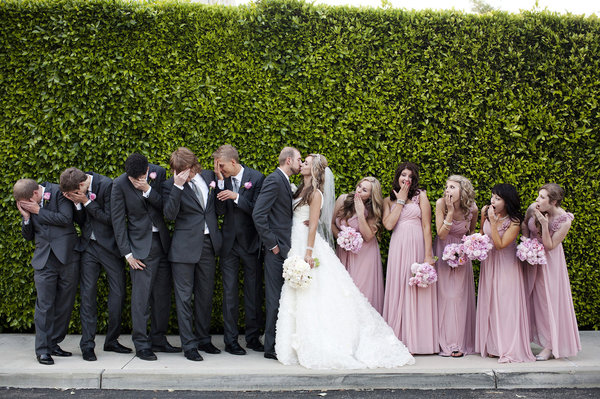
#> input picture images/party_pink.jpg, 600 x 399 px
$ python -i gui_range_selectors.py   (imports and definitions only)
#> lines starting #> are read from the running program, lines starting #| are printed output that depends on the picture
#> further down, picture is the input picture: shape (399, 600, 3); mean B, G, R 78.9, 101.2, 101
"""
util functions for cropping/color filtering labeled regions of interest
"""
import cv2
import numpy as np
import imutils


# [7 lines left out: function do_nothing, not called in this run]


def display_labeled_im(image, wait_key=300, label=''):
    """util func to write label on image then display

    :param image: image to put label on
    :param wait_key: value to pass to cv2.waitKey
    :param label: text to write on image before displaying
    :return:
    """
    cv2.putText(image, label, (10, 30), cv2.FONT_HERSHEY_SIMPLEX, 0.5, (0, 0, 255), 2)
    cv2.imshow(label, image)
    return cv2.waitKey(wait_key)


# [36 lines left out: function gui_cropper, not called in this run]


def gui_hsv_picker(image, label=''):
    """crude gui utility using sliders to find hsv color ranges

    :param image: input image to color filter
    :param label: label for color range of interest to crop (will display in gui)
    :return: hsv color range as tuple of tuples: (h, s, v), (uh, us, uv)
    """
#> called with label = ''
    resized = imutils.resize(image, width=500)
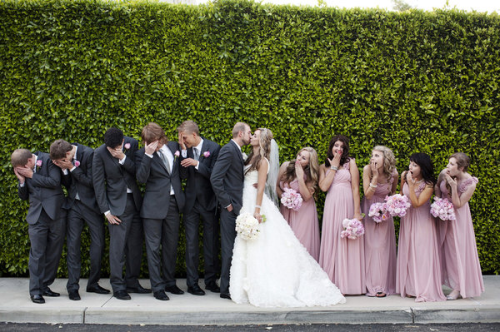
#> resized: shape (332, 500, 3); mean B, G, R 78.9, 101.2, 101
    hsv_og = cv2.cvtColor(resized, cv2.COLOR_BGR2HSV)
#> hsv_og: shape (332, 500, 3); mean H, S, V 71, 100.1, 108.1

    # h, s, v = 100, 100, 100

    # create track bars
    cv2.namedWindow(label, cv2.WINDOW_NORMAL)
    cv2.createTrackbar('low-h', label, 0, 179, do_nothing)
    cv2.createTrackbar('low-s', label, 0, 255, do_nothing)
    cv2.createTrackbar('low-v', label, 0, 255, do_nothing)
    cv2.createTrackbar('hi-h', label, 0, 179, do_nothing)
    cv2.createTrackbar('hi-s', label, 0, 255, do_nothing)
    cv2.createTrackbar('hi-v', label, 0, 255, do_nothing)

    while True:
        hsv_i = hsv_og[:]

        # get input values from sliders
        h = cv2.getTrackbarPos('low-h', label)
        s = cv2.getTrackbarPos('low-s', label)
        v = cv2.getTrackbarPos('low-v', label)
        uh = 179 - cv2.getTrackbarPos('hi-h', label)
        us = 255 - cv2.getTrackbarPos('hi-s', label)
        uv = 255 - cv2.getTrackbarPos('hi-v', label)

        # mask areas not in color range
        lower_thresh = np.array([h, s, v])
        upper_thresh = np.array([uh, us, uv])

        mask = cv2.inRange(hsv_i, lower_thresh, upper_thresh)
#> mask: shape (332, 500); every value is 255
        masked = cv2.bitwise_and(hsv_i, hsv_i, mask=mask)

        # write range to screen
        cv2.putText(masked,
                    'hsv({}, {}, {}) - hsv({}, {}, {})'.format(h, s, v, uh, us, uv),
                    (10, 30),
                    cv2.FONT_HERSHEY_SIMPLEX,
                    0.5,
                    (0, 0, 255),
                    2)
#> masked: shape (332, 500, 3); mean H, S, V 70.6, 98.5, 109.9

        # display masked results
        result = np.hstack((hsv_og, masked))
#> result: shape (332, 1000, 3); mean H, S, V 70.8, 99.3, 109
        result = cv2.cvtColor(result, cv2.COLOR_HSV2BGR)
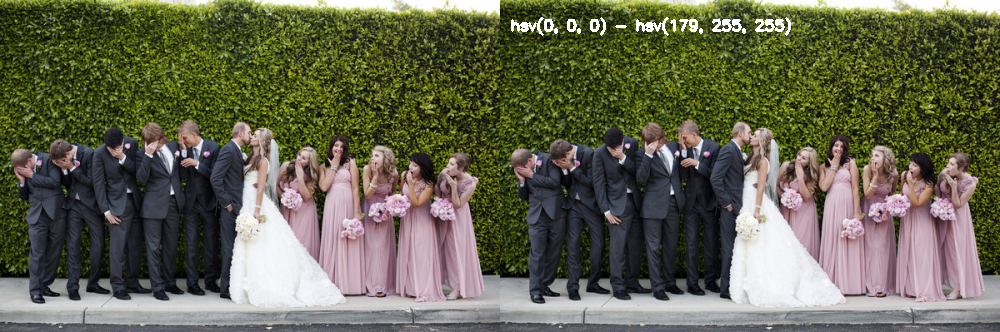
#> result: shape (332, 1000, 3); mean B, G, R 79.7, 101.9, 101.6

        key = display_labeled_im(result, label=label) & 0xFF
#> (key Esc is pressed here)
#> key = 27
        if key == 27:
            break

    cv2.destroyAllWindows()
    return (h, s, v), (uh, us, uv)

>>> import cv2
>>> picture = cv2.imread('../images/party_pink.jpg')
>>> result = gui_hsv_picker(picture)
#> result = ((0, 0, 0), (179, 255, 255))

$ run again, on images/party_yellow.jpg
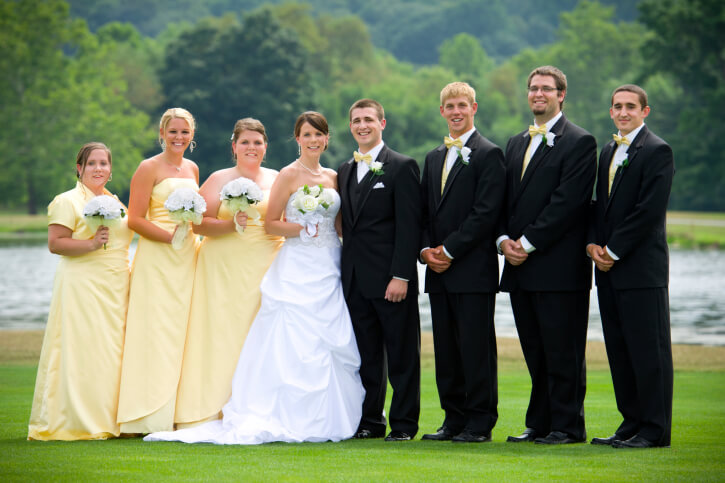
#> input picture images/party_yellow.jpg, 725 x 483 px
#> picture is the input picture: shape (483, 725, 3); mean B, G, R 97.1, 124.7, 114.1
#> hsv_og: shape (333, 500, 3); mean H, S, V 65.7, 93.3, 132.2
#> mask: shape (333, 500); every value is 255
#> masked: shape (333, 500, 3); mean H, S, V 65, 92.5, 133.5
#> in gui_hsv_picker, `result = cv2.cvtColor(result, cv2.COLOR_HSV2BGR)`:
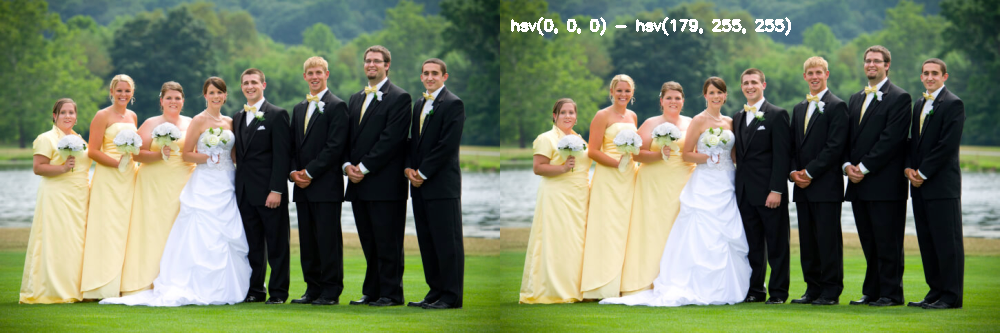
#> result: shape (333, 1000, 3); mean B, G, R 97.6, 125.1, 114.5
#> key = 27
#> `result = gui_hsv_picker(picture)`: result = ((0, 0, 0), (179, 255, 255))
